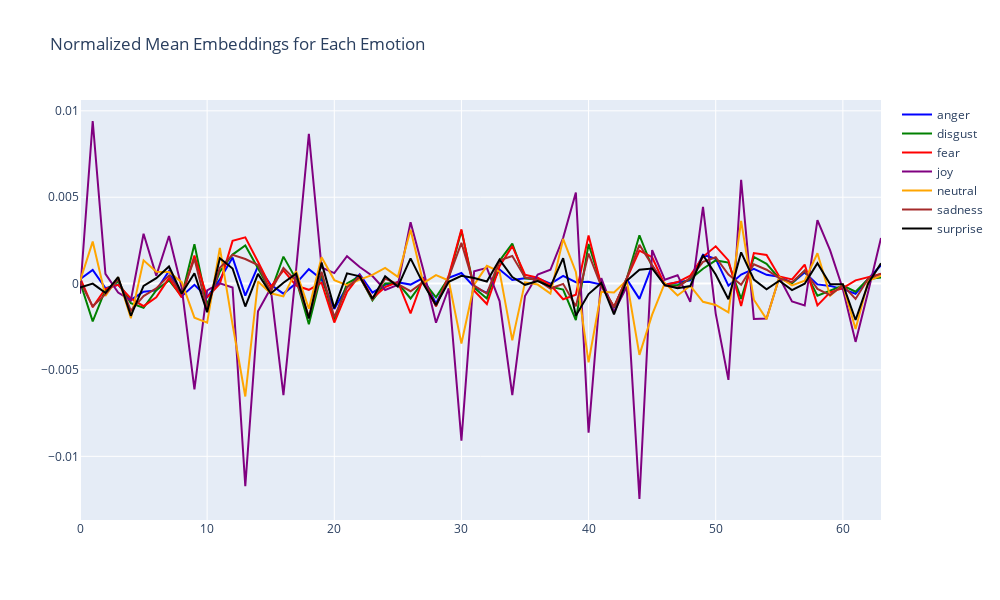

The cell this chart's notebook holds for it:
### Code cell
# Create a figure
fig = go.Figure()

colors = ['blue', 'green', 'red', 'purple', 'orange', 'brown', 'black']

# Add a trace for each emotion
for i, emotion in enumerate(emotion_classes):
    if mean_embeddings3[emotion] is not None: 
        fig.add_trace(
            go.Scatter(
                x=list(range(64)),
                y=mean_embeddings3[emotion],
                mode='lines',
                name=emotion,
                line=dict(color=colors[i])
            )
        )

# Update layout to make it interactive
fig.update_layout(
    height=600, 
    width=1000, 
    title_text="Normalized Mean Embeddings for Each Emotion",
    hovermode='x unified'
)

# Show the figure
fig.show()

### Figure 1 — Plotly figure (JSON) as saved in the notebook; plotly's stock layout.template omitted (floating-point values rounded to 4 significant figures; data arrays with more than 128 entries replaced by an {"elided": "..."} marker saying what was removed)
{"data": [{"line": {"color": "blue"}, "mode": "lines", "name": "anger", "type": "scatter", "x": [0, 1, 2, 3, 4, 5, 6, 7, 8, 9, 10, 11, 12, 13, 14, 15, 16, 17, 18, 19, 20, 21, 22, 23, 24, 25, 26, 27, 28, 29, 30, 31, 32, 33, 34, 35, 36, 37, 38, 39, 40, 41, 42, 43, 44, 45, 46, 47, 48, 49, 50, 51, 52, 53, 54, 55, 56, 57, 58, 59, 60, 61, 62, 63], "y": {"elided": "832 float values"}}, {"line": {"color": "green"}, "mode": "lines", "name": "disgust", "type": "scatter", "x": [0, 1, 2, 3, 4, 5, 6, 7, 8, 9, 10, 11, 12, 13, 14, 15, 16, 17, 18, 19, 20, 21, 22, 23, 24, 25, 26, 27, 28, 29, 30, 31, 32, 33, 34, 35, 36, 37, 38, 39, 40, 41, 42, 43, 44, 45, 46, 47, 48, 49, 50, 51, 52, 53, 54, 55, 56, 57, 58, 59, 60, 61, 62, 63], "y": {"elided": "832 float values"}}, {"line": {"color": "red"}, "mode": "lines", "name": "fear", "type": "scatter", "x": [0, 1, 2, 3, 4, 5, 6, 7, 8, 9, 10, 11, 12, 13, 14, 15, 16, 17, 18, 19, 20, 21, 22, 23, 24, 25, 26, 27, 28, 29, 30, 31, 32, 33, 34, 35, 36, 37, 38, 39, 40, 41, 42, 43, 44, 45, 46, 47, 48, 49, 50, 51, 52, 53, 54, 55, 56, 57, 58, 59, 60, 61, 62, 63], "y": {"elided": "832 float values"}}, {"line": {"color": "purple"}, "mode": "lines", "name": "joy", "type": "scatter", "x": [0, 1, 2, 3, 4, 5, 6, 7, 8, 9, 10, 11, 12, 13, 14, 15, 16, 17, 18, 19, 20, 21, 22, 23, 24, 25, 26, 27, 28, 29, 30, 31, 32, 33, 34, 35, 36, 37, 38, 39, 40, 41, 42, 43, 44, 45, 46, 47, 48, 49, 50, 51, 52, 53, 54, 55, 56, 57, 58, 59, 60, 61, 62, 63], "y": {"elided": "832 float values"}}, {"line": {"color": "orange"}, "mode": "lines", "name": "neutral", "type": "scatter", "x": [0, 1, 2, 3, 4, 5, 6, 7, 8, 9, 10, 11, 12, 13, 14, 15, 16, 17, 18, 19, 20, 21, 22, 23, 24, 25, 26, 27, 28, 29, 30, 31, 32, 33, 34, 35, 36, 37, 38, 39, 40, 41, 42, 43, 44, 45, 46, 47, 48, 49, 50, 51, 52, 53, 54, 55, 56, 57, 58, 59, 60, 61, 62, 63], "y": {"elided": "832 float values"}}, {"line": {"color": "brown"}, "mode": "lines", "name": "sadness", "type": "scatter", "x": [0, 1, 2, 3, 4, 5, 6, 7, 8, 9, 10, 11, 12, 13, 14, 15, 16, 17, 18, 19, 20, 21, 22, 23, 24, 25, 26, 27, 28, 29, 30, 31, 32, 33, 34, 35, 36, 37, 38, 39, 40, 41, 42, 43, 44, 45, 46, 47, 48, 49, 50, 51, 52, 53, 54, 55, 56, 57, 58, 59, 60, 61, 62, 63], "y": {"elided": "832 float values"}}, {"line": {"color": "black"}, "mode": "lines", "name": "surprise", "type": "scatter", "x": [0, 1, 2, 3, 4, 5, 6, 7, 8, 9, 10, 11, 12, 13, 14, 15, 16, 17, 18, 19, 20, 21, 22, 23, 24, 25, 26, 27, 28, 29, 30, 31, 32, 33, 34, 35, 36, 37, 38, 39, 40, 41, 42, 43, 44, 45, 46, 47, 48, 49, 50, 51, 52, 53, 54, 55, 56, 57, 58, 59, 60, 61, 62, 63], "y": {"elided": "832 float values"}}], "layout": {"height": 600, "hovermode": "x unified", "title": {"text": "Normalized Mean Embeddings for Each Emotion"}, "width": 1000}}
